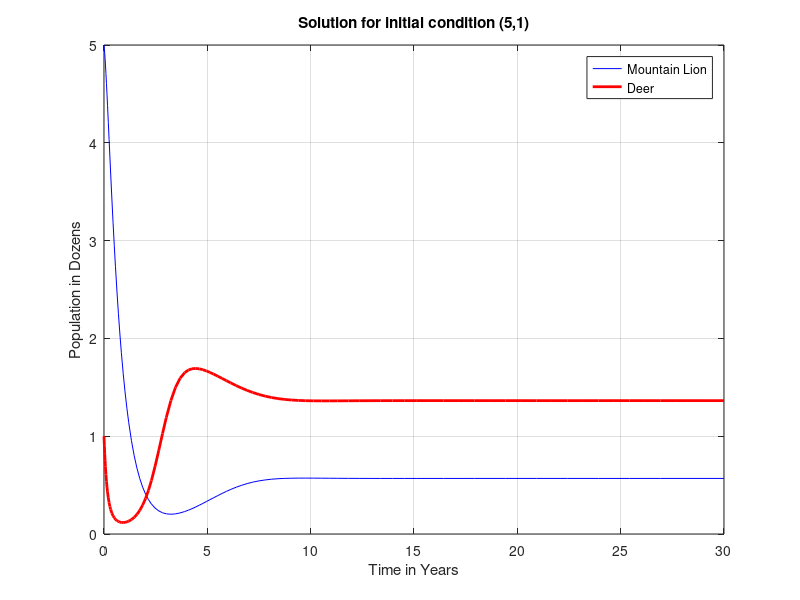
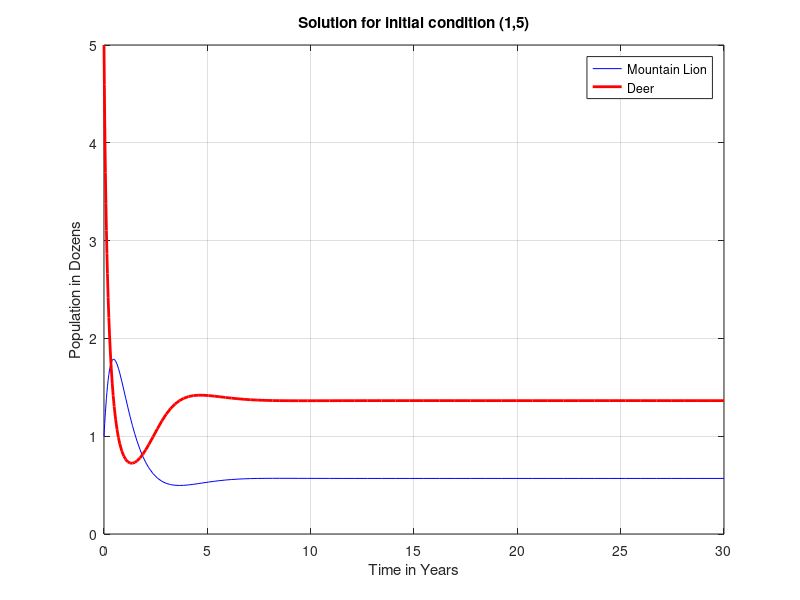

Source code (MATLAB) for these figures, in order:
%%Problem Set C Question 3

% Defining all needed parameter values
alpha = 1.5;
beta = 1.1;
gamma = 2.5;
delta = 1.4;
kappa = 0.5;

% Defining the system of equations
f = @(t, x)[-alpha*x(1) + beta*x(1)*x(2);
 gamma*(1-kappa*x(2))*x(2) - delta*x(1)*x(2)];

[t1, sol1] = ode45(f, [0,30], [5,1]);
[t2, sol2] = ode45(f, [0,30], [1,5]);

% Plotted Solution for Inital Condition (5,1)
figure;
plot(t1, sol1(:,1), 'b-', t1, sol1(:,2), 'r-', 'LineWidth', 2);
grid on;

xlabel('Time in Years');
ylabel('Population in Dozens');
title('Solution for initial condition (5,1)');
legend('Mountain Lion', 'Deer');

% Plotted Solution for Inital Condition (1,5)
figure;
plot(t2, sol2(:,1), 'b-', t2, sol2(:,2), 'r-', 'LineWidth', 2);
grid on;
xlabel('Time in Years');
ylabel('Population in Dozens');
title('Solution for initial condition (1,5)');
legend('Mountain Lion', 'Deer');
